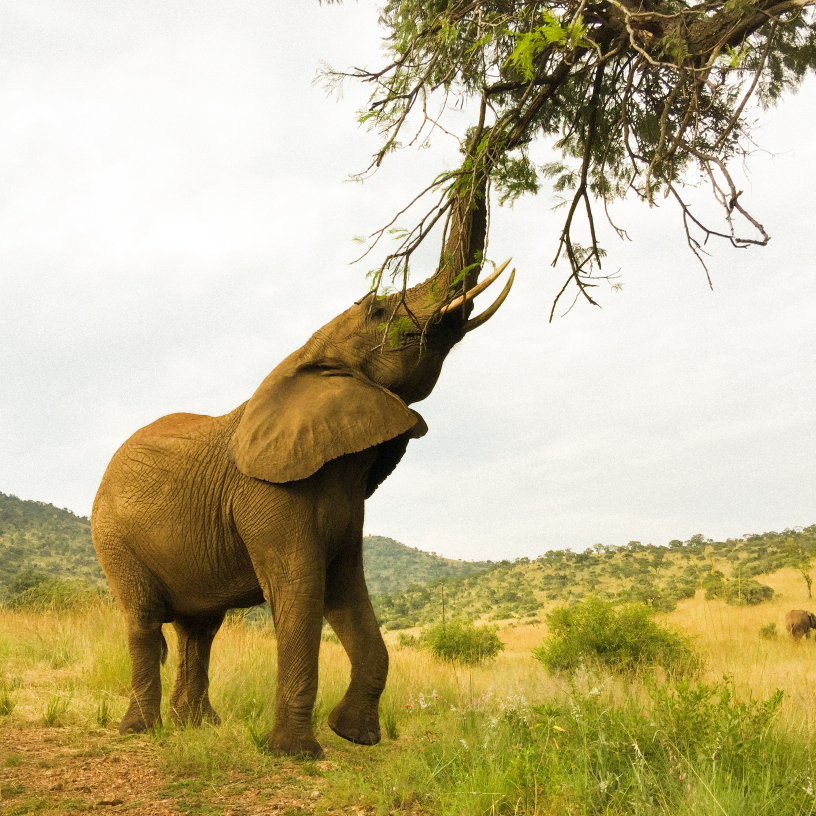
#> input picture images/elephant.jpg, 2448 x 2448 px (shown at 1/3 size)
$ python image_read.py
#> lines starting #> are read from the running program, lines starting #| are printed output that depends on the picture
### libs_image_filter.py
from PIL import Image, ImageTk
import numpy as np
from libs_image_filter import *

import os


# [49 lines left out: functions filter_pixel, average_color, average_grayscale, not called in this run]


def filter_ascii(_image, _y, _x):
    copy_image = _image.copy()
    copy_image = copy_image.resize((_y, _x)).convert('LA')

    data = np.asarray(copy_image)
    data.setflags(write=1)
    print(type(data))
    print(data.shape)
    print(data[0][0][0])

    step = 10
    line_count = 0

    for I in range(0, int(_y/step)):
        for K in range(0, int(_x/step)):
            color = average_grayscale(data, I*step, K*step, step)

            chr_l = [
                "8", "#", "m",
                "m", "v", "=",
                "*", "+", "º",
                "1",  "\\", "/",
                ":", "\"", "-",
                "'", ",", ".",
                "_", " ", " "
            ]

            # os.remove('./ascii.txt')
            # f.close()

            with open("./ascii.txt", 'a') as f:
                print(chr_l[int(color[0]/13)] + " ", end='')
                f.write(chr_l[int(color[0]/13)] + " ")
                line_count += 1

                # [9 lines of commented-out code are left out]

                if(line_count == int(_x/10)):
                    print()
                    f.write("\n")
                    line_count = 0
            # [6 lines of commented-out code are left out]

### image_read.py
from tkinter import *
from PIL import Image, ImageTk
import numpy as np
from libs_image_filter import *

root = Tk()
canvas = Canvas(root, width=600, height=600)
canvas.pack()

my_image = Image.open("./images/elephant.jpg")
#> my_image is the input picture: PIL image 2448x2448 RGB; mean R, G, B 191.3, 180.2, 140.4

filter_ascii(my_image, 1200, 1200)
#> in filter_ascii, `copy_image = copy_image.resize((_y, _x)).convert('LA')`:
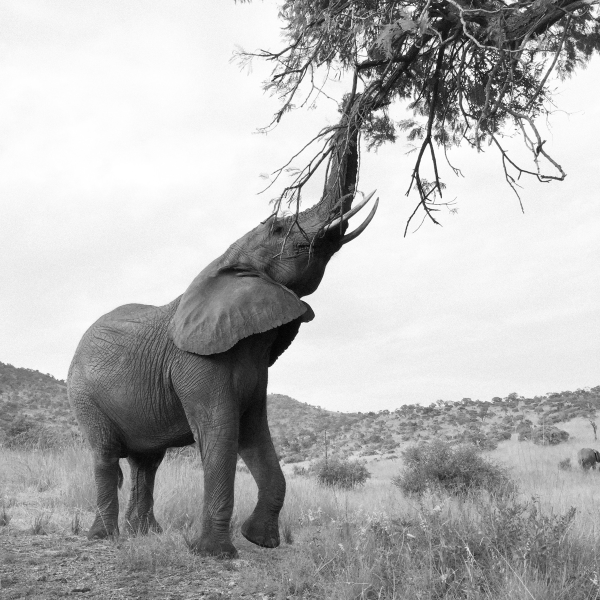
#> copy_image: PIL image 1200x1200 LA (shown at 1/2 size); mean R, G, B, A 179, 179, 179, 255
#> (the run stopped early here; a loop or call above may not have finished)

$ run again, with images/pumpkin.jpg copied over images/elephant.jpg
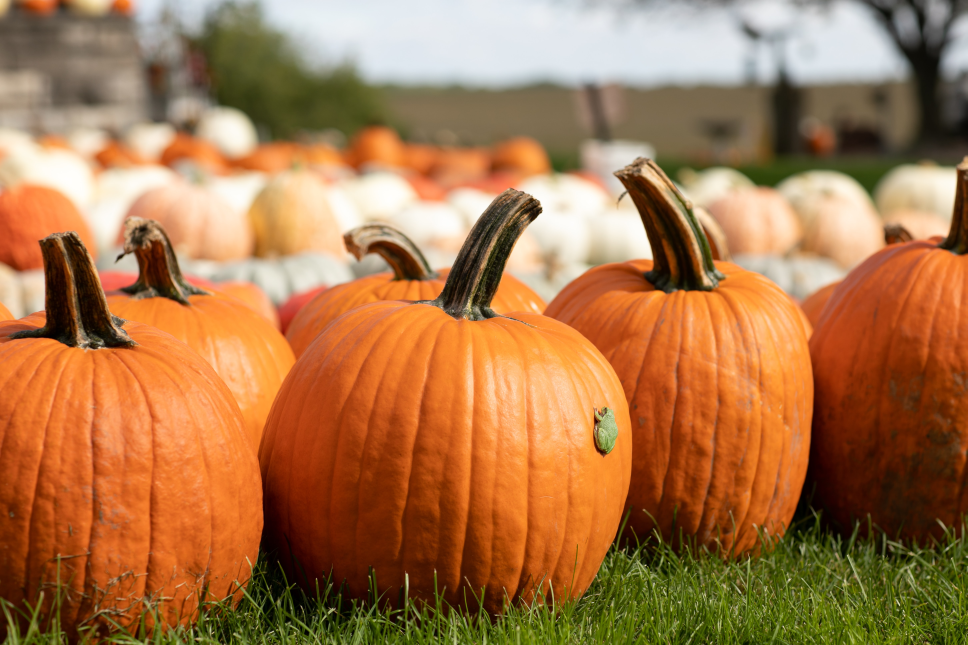
#> input picture images/pumpkin.jpg, 4836 x 3224 px (shown at 1/5 size)
#> my_image is the input picture: PIL image 4836x3224 RGB; mean R, G, B 168, 118, 74.5
#> in filter_ascii, `copy_image = copy_image.resize((_y, _x)).convert('LA')`:
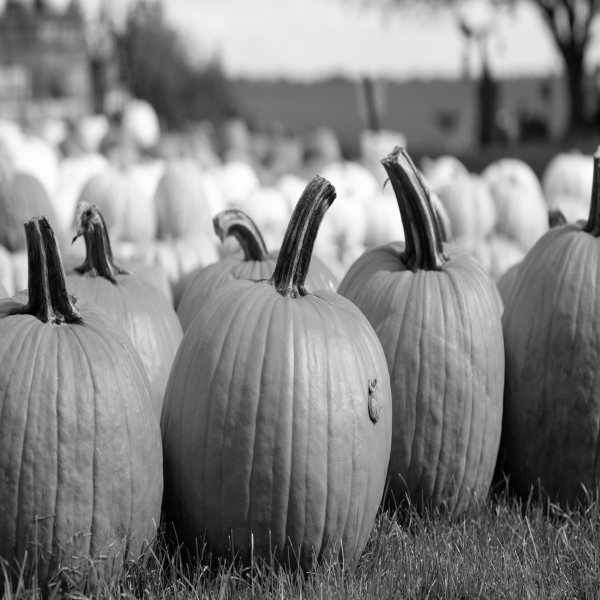
#> copy_image: PIL image 1200x1200 LA (shown at 1/2 size); mean R, G, B, A 128, 128, 128, 255

$ run again, with images/tiger.jpg copied over images/elephant.jpg
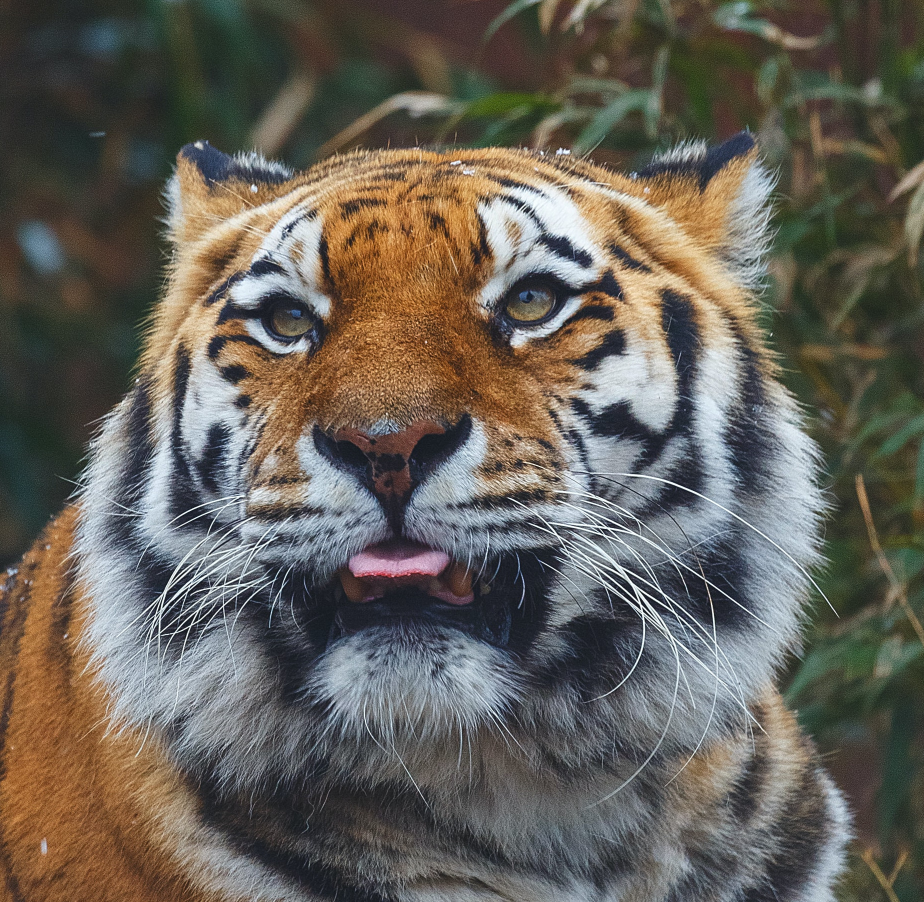
#> input picture images/tiger.jpg, 1848 x 1804 px (shown at 1/2 size)
#> my_image is the input picture: PIL image 1848x1804 RGB; mean R, G, B 102.3, 97.3, 88.9
#> in filter_ascii, `copy_image = copy_image.resize((_y, _x)).convert('LA')`:
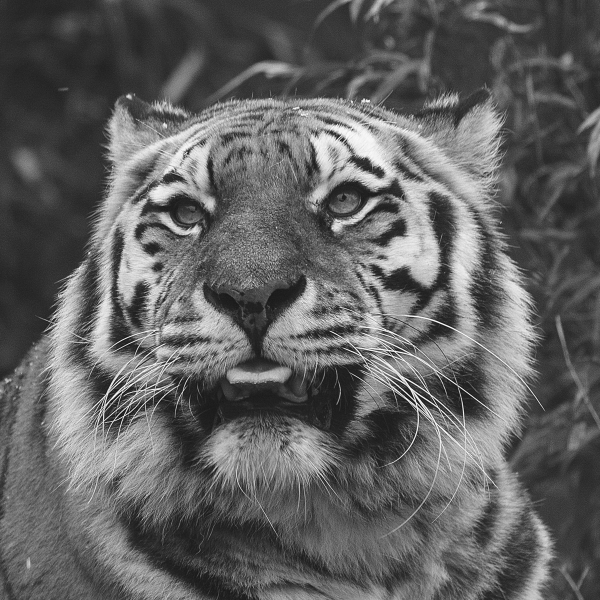
#> copy_image: PIL image 1200x1200 LA (shown at 1/2 size); mean R, G, B, A 97.8, 97.8, 97.8, 255
